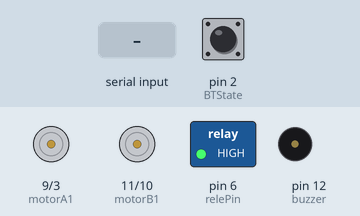
Simulated run of this sketch. Board: Arduino Mega 2560, built with avr-gcc and run on an emulated ATmega2560. Shown: motor-driver pin pairs drawn as motors (green arrow = first pin HIGH = forward, orange = second pin HIGH = backward, longer = more drive), switched loads named in the sketch (green lamp = pin HIGH), buzzer (waves = sounding, pin HIGH). The inputs (shaded band) are chosen by the test bench; at power-on: pin 2 (BTState) HIGH.

Above: at 1.2 s.
1.3 s: "L" received over the second serial link
At 2.3 s:
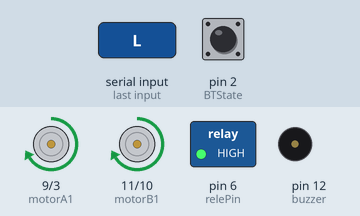
2.8 s: "H" received over the second serial link
At 3.6 s:
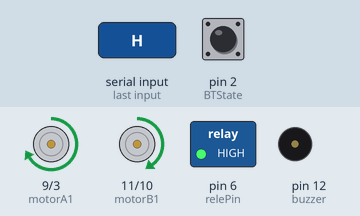
4.3 s: "G" received over the second serial link
At 4.8 s:
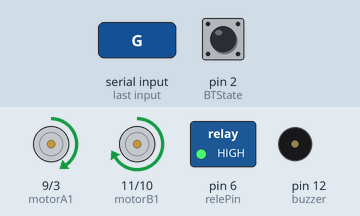
Timing chart, 0 to 7.3 s (numbered marks = the images above; inputs shaded):
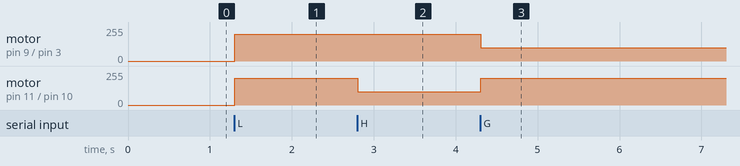

Measured:
- after the input at 1.3 s, motor on pin 9 (motorA1) / pin 3 (motorA2), motor on pin 11 (motorB1) / pin 10 (motorB2): stopped → forward 200/255 at once
- after the input at 2.8 s, motor on pin 11 (motorB1) / pin 10 (motorB2): forward 200/255 → forward 100/255 at once
- after the input at 4.3 s, motor on pin 9 (motorA1) / pin 3 (motorA2): forward 200/255 → forward 100/255 at once; motor on pin 11 (motorB1) / pin 10 (motorB2): forward 100/255 → forward 200/255 at once

The sketch:

robolancador.ino
```cpp
// Define os pinos de utilização do Driver L298.
const int motorA1  = 9;    // Pin  5 of L293.
const int motorA2  = 3;    // Pin  6 of L293.
const int motorB1  = 11;   // Pin 10 of L293.
const int motorB2  = 10;   // Pin 9 of L293.

const int buzzer = 12 ;   // Define o Pino 13 como pino do Buzzer.

const int BTState = 2;    // Define o Pino 2 como o pino de comunicação do Bluetooth.
const int relePin = 6;
// Variáveis Úteis
int i = 0;
int j = 0;
int state_rec;
int vSpeed = 200;   // Define velocidade padrão 0 < x < 255.
char state;

void setup() {
  // Inicializa as portas como entrada e saída.
  pinMode(motorA1, OUTPUT);
  pinMode(motorA2, OUTPUT);
  pinMode(motorB1, OUTPUT);
  pinMode(motorB2, OUTPUT);
  pinMode(buzzer, OUTPUT);
  pinMode(BTState, INPUT);
  pinMode(relePin, OUTPUT);
  digitalWrite(relePin, HIGH);

  // Inicializa a comunicação serial em 9600 bits.
  Serial1.begin(9600);

}

void loop() {
  // Para o carro quando a conexão com Bluetooth é perdida ou desconectada.
  if (digitalRead(BTState) == LOW) {
    state_rec = 'S';
  }

  // Salva os valores da variável 'state'
  if (Serial1.available() > 0) {
    state_rec = Serial1.read();
    state = state_rec;
    //   Serial.println(vSpeed);
  }

  // Altera a velocidade de acordo com valores especificados.
  if (state == '0') {
    vSpeed = 0;
  }
  else if (state == '4') {
    vSpeed = 100;
  }
  else if (state == '6') {
    vSpeed = 155;
  }
  else if (state == '7') {
    vSpeed = 180;
  }
  else if (state == '8') {
    vSpeed = 200;
  }
  else if (state == '9') {
    vSpeed = 230;
  }
  else if (state == 'q') {
    vSpeed = 255;
  }

  if (state != 'S') {
    Serial.println(state);
  }

  // Se o estado recebido for igual a 'L', o carro se movimenta para Esquerda.
  if (state == 'L') {
    Serial1.println(state);
    analogWrite(motorB1, vSpeed);
    analogWrite(motorA1, vSpeed);
    analogWrite(motorA2, 0);
    analogWrite(motorB2, 0);
  }

  else if (state == 'H') {  // Se o estado recebido for igual a 'H', o carro se movimenta para Tras Esquerda.
    Serial1.println(state);
    analogWrite(motorA1, vSpeed);
    analogWrite(motorA2, 0);
    analogWrite(motorB1, 100);
    analogWrite(motorB2, 0);
  }

  else if (state == 'G') {   // Se o estado recebido for igual a 'G', o carro se movimenta para Frente Esquerda.
    Serial1.println(state);
    analogWrite(motorA1, 100);
    analogWrite(motorA2, 0);
    analogWrite(motorB1, vSpeed);
    analogWrite(motorB2, 0);
  }

  else if (state == 'R') { // Se o estado recebido for igual a 'R', o carro se movimenta para Direita.
    Serial1.println(state);
    analogWrite(motorA1, 0);
    analogWrite(motorB1, 0);
    analogWrite(motorB2, vSpeed);
    analogWrite(motorA2, vSpeed);
  }

  else if (state == 'I') {  // Se o estado recebido for igual a 'I', o carro se movimenta para Frente Direita.
    Serial1.println(state);
    analogWrite(motorA1, 0);
    analogWrite(motorA2, vSpeed);
    analogWrite(motorB1, 0);
    analogWrite(motorB2, 100);
  }

  else if (state == 'J') {  // Se o estado recebido for igual a 'J', o carro se movimenta para Trás Direita.
    Serial1.println(state);
    analogWrite(motorA1, 0);
    analogWrite(motorA2, 100);
    analogWrite(motorB1, 0);
    analogWrite(motorB2, vSpeed);
  }

  else if (state == 'F') {   // Se o estado recebido for igual a 'F', o carro se movimenta para Frente.
    Serial1.println(state);
    analogWrite(motorA1, 0);
    analogWrite(motorA2, vSpeed);
    analogWrite(motorB1, vSpeed);
    analogWrite(motorB2, 0);
  }
  else if (state == 'B') {   // Se o estado recebido for igual a 'B', o carro se movimenta para Tras.
    Serial1.println(state);
    analogWrite(motorA1, vSpeed);
    analogWrite(motorA2, 0);
    analogWrite(motorB1, 0);
    analogWrite(motorB2, vSpeed);
  }
  else if (state == 'S') {   // Se o estado recebido for igual a 'S', o carro permanece parado.
    //Serial.println(state);
    analogWrite(motorA1, 0);
    analogWrite(motorA2, 0);
    analogWrite(motorB1, 0);
    analogWrite(motorB2, 0);
  }
 else if (state == 'W') {   // Se o estado recebido for igual a 'S', o carro permanece parado.
    //Serial.println(state);
  digitalWrite(relePin, LOW); // Liga o relé
  delay(10000); // Aguarda 10 segundos


  }

  else if (state == 'V') { // Se o estado recebido for iguala 'V', aciona a buzina.
    if (j == 0) {
      tone(buzzer, 1000);
      j = 1;
    }
    else if (j == 1) {
      noTone(buzzer);
      j = 0;
    }
    state = 'n';
  }


}
```
